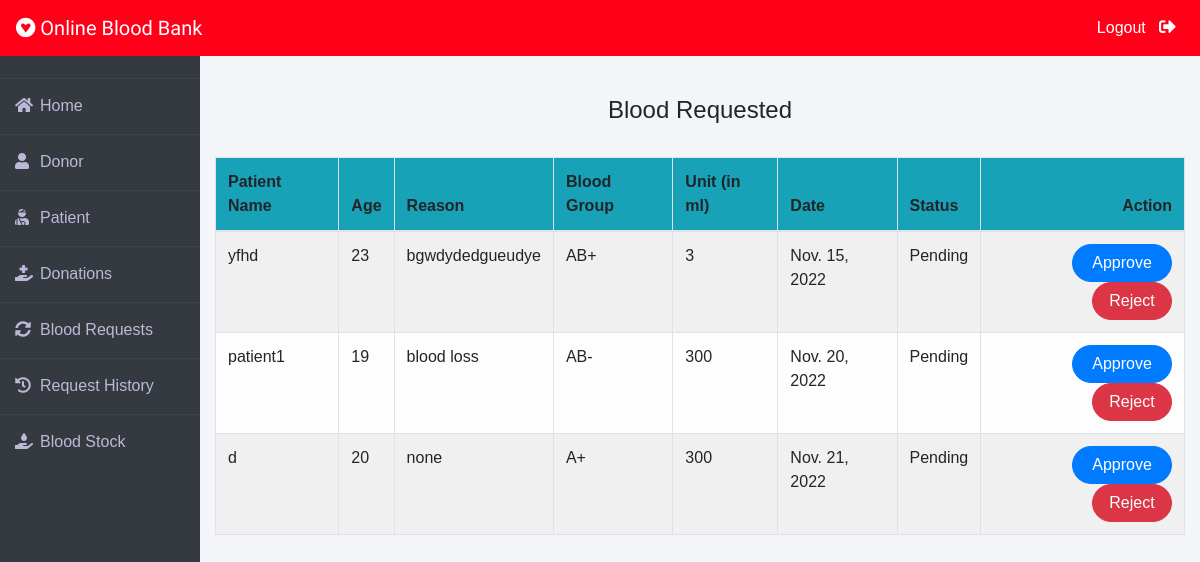
The page /admin-request (signed in) on the database its author committed.
### blood/models.py (models this page shows, shortened)
class BloodRequest(models.Model):
    request_by_patient=models.ForeignKey(pmodels.Patient,null=True,on_delete=models.CASCADE)
    request_by_donor=models.ForeignKey(dmodels.Donor,null=True,on_delete=models.CASCADE)
    patient_name=models.CharField(max_length=30)
    patient_age=models.PositiveIntegerField()
    reason=models.CharField(max_length=500)
    bloodgroup=models.CharField(max_length=10)
    unit=models.PositiveIntegerField(default=0)
    status=models.CharField(max_length=20,default="Pending")
    date=models.DateField(auto_now=True)

### blood/views.py (the view)
# urls.py: path('admin-request', views.admin_request_view,name='admin-request'),
@login_required(login_url='adminlogin')
def admin_request_view(request):
    requests=models.BloodRequest.objects.all().filter(status='Pending')
    return render(request,'blood/admin_request.html',{'requests':requests})

### templates/blood/admin_request.html (shortened to what this page needs)
{% extends 'blood/adminbase.html' %}
{% block content %}
{% load widget_tweaks %}
{%load static%}
<br><br>
<div class="container">
    {% if requests %}
    <H4 class="text-center">Blood Requested</H4><br>
    <table class="table table-light table-hover table-bordered table-striped">
        <thead class="bg-info">
            <tr>
                <th scope="col">Patient Name</th>
                <th scope="col">Age</th>
                <th scope="col">Reason</th>
                <th scope="col">Blood Group</th>
                <th scope="col">Unit (in ml)</th>
                <th scope="col">Date</th>
                <th scope="col">Status</th>
                <th class="text-right">Action</th>
            </tr>
        </thead>
        <tbody>
            {% for t in requests %}
            <tr>
                <td> {{t.patient_name}}</td>
                <td>{{t.patient_age}}</td>
                <td>{{t.reason}}</td>
                <td>{{t.bloodgroup}}</td>
                <td>{{t.unit}}</td>
                <td>{{t.date}}</td>
                <td>{{t.status}}</td>
                <td class="text-right">
                    <button class="btn btn-primary badge-pill" style="width: 100px;"><a  style="text-decoration: none;color: white;" href="{% url 'update-approve-status' t.id  %}">Approve</a> </button>
                    <button class="btn btn-danger badge-pill" style="width: 80px;"><a  style="text-decoration: none;color: white;" href="{% url 'update-reject-status' t.id  %}">Reject</a> </button>
                </td>
            </tr>
            {% endfor %}
        </tbody>
    </table>
{% else %}
<h5>No Blood Request By Patient / Donor !</h5>
{% endif %}
</div>
{% endblock content %}

### templates/blood/adminbase.html (style rules this page uses)
* { margin: 0; padding: 0; box-sizing: border-box; list-style: none; text-decoration: none; font-family: 'Josefin Sans', sans-serif; }
body { background-color: #f3f5f9; }

### rows shown on the page
BloodRequest: patient_name "yfhd", patient_age "23", reason "bgwdydedgueudye", bloodgroup "AB+", unit "3", date "Nov. 15, 2022", status "Pending"
BloodRequest: patient_name "patient1", patient_age "19", reason "blood loss", bloodgroup "AB-", unit "300", date "Nov. 20, 2022", status "Pending"
BloodRequest: patient_name "d", patient_age "20", reason "none", bloodgroup "A+", unit "300", date "Nov. 21, 2022", status "Pending"
